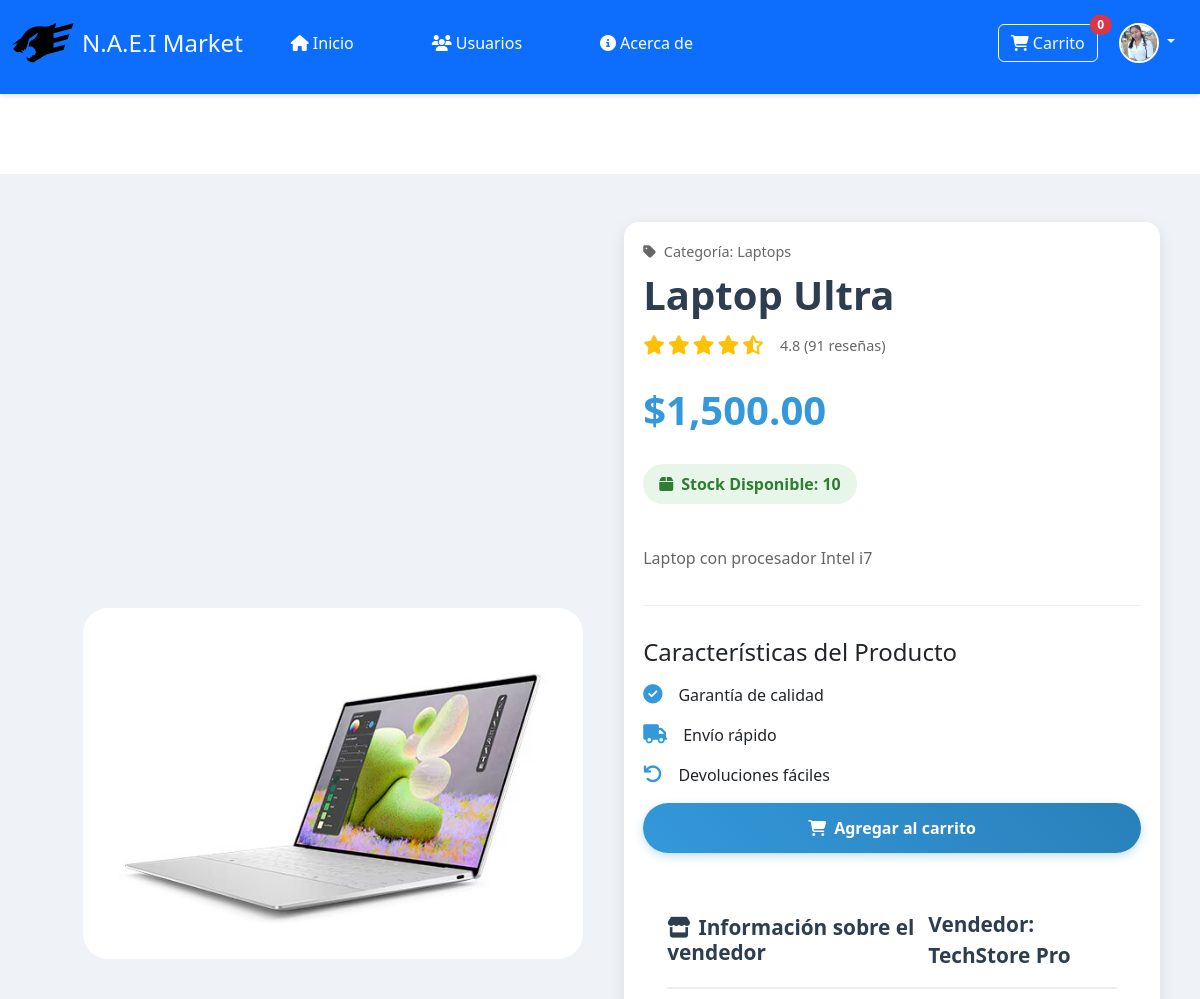
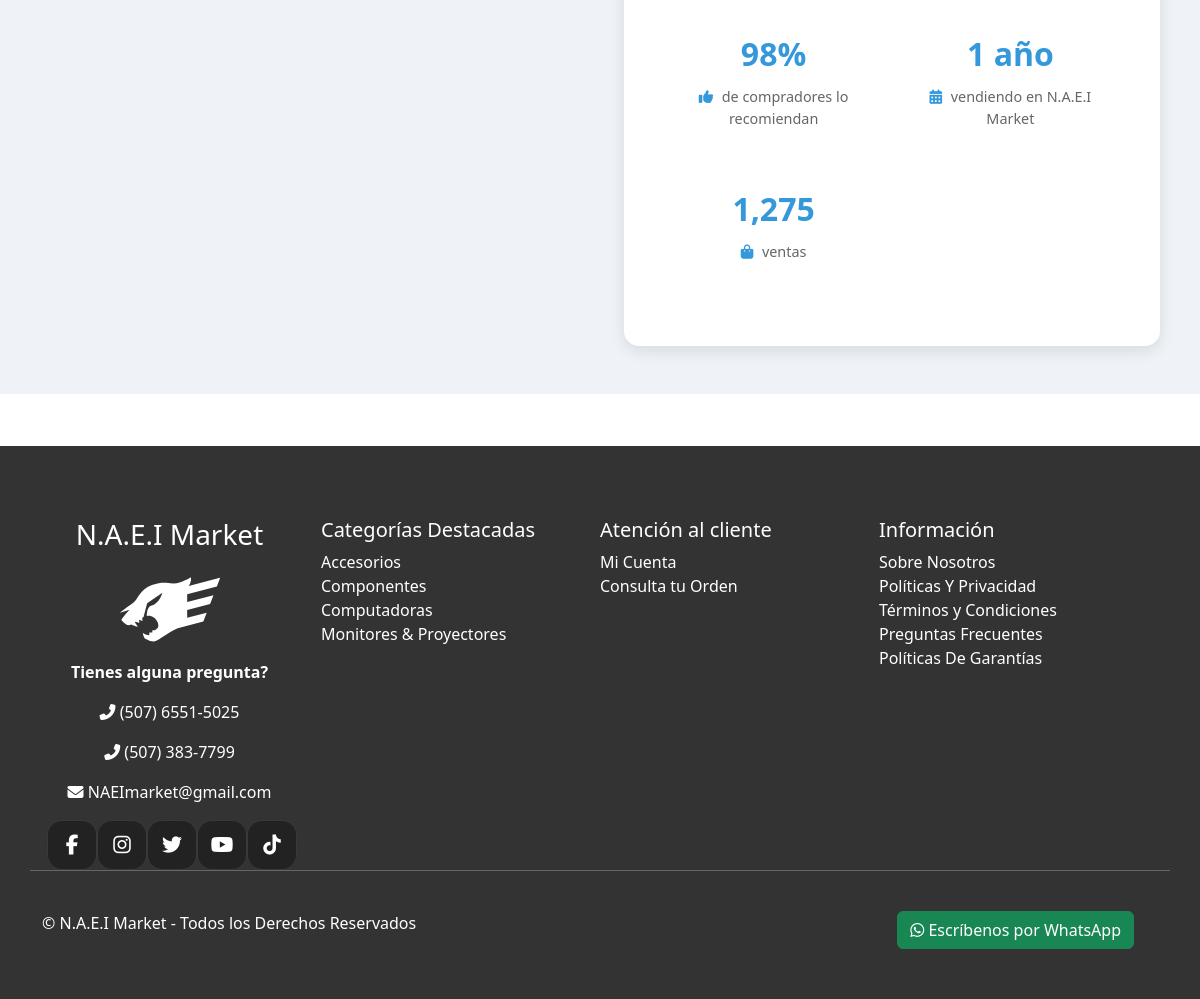
The page /details.php?id=1 (signed in) on the database its author committed (2 pictures, top to bottom).
### tables this page shows
CREATE TABLE `usuarios` (
    `id` int(11) NOT NULL,
    `nombre` varchar(255) NOT NULL,
    `apellido` varchar(255) NOT NULL,
    `correo` varchar(255) NOT NULL,
    `contraseña` varchar(255) NOT NULL,
    `rol` enum(
        'admin',
        'contador',
        'ayudante'
    ) NOT NULL,
    `foto_perfil` varchar(255) DEFAULT NULL
);

CREATE TABLE `productos` (
    `id` int(11) NOT NULL,
    `nombre` varchar(255) NOT NULL,
    `descripcion` text,
    `precio` decimal(10, 2) NOT NULL,
    `stock` int(11) NOT NULL,
    `categoria_id` int(11) DEFAULT NULL,
    `imagen` varchar(255) DEFAULT NULL,
    `descripcion_larga` text
);

CREATE TABLE `categorias` (
    `id` int(11) NOT NULL,
    `nombre` varchar(255) NOT NULL,
    `descripcion` text,
    `imagen` varchar(255) DEFAULT NULL
);

### Controllers/function.php (called while the page is built, shortened)
<?php
function obtenerTotalCarrito() {
return 0;
}

### public/details.php (the view, shortened to what this page needs)
<?php
require_once '../Controllers/function.php';
require_once '../config/connection.php';
$id_producto = isset($_GET['id']) ? intval($_GET['id']) : null;
$sql = "SELECT p.id, p.nombre, p.descripcion, p.descripcion_larga, p.precio, p.stock, p.categoria_id, p.imagen, c.nombre AS categoria_nombre
        FROM productos p
        LEFT JOIN categorias c ON p.categoria_id = c.id
        WHERE p.id = ?";
$total_ventas = 0;
$vendedor = [
    'nombre' => 'TechStore Pro',
    'porcentaje_recomendacion' => 98,
    'tiempo_vendiendo' => 1,
    'total_ventas' => $total_ventas > 0 ? $total_ventas : 1275,
    'calificacion_promedio' => 4.8,
    'calificaciones_detalle' => [
        'calidad' => 4.9,
        'precio' => 4.6,
        'entrega' => 4.8,
        'atencion' => 4.9,
        'valor' => 4.7
    ],
    'total_resenas' => rand(50, 200)
];
$stmt = $conn->prepare($sql);
$stmt->bind_param("i", $id_producto);
if (!$stmt->execute()) {
    die("Error al ejecutar la consulta: " . $stmt->error);
}
$result = $stmt->get_result();
$producto = $result->fetch_assoc();
?>
<!DOCTYPE html>
<html lang="es">
<head>
    <link rel="stylesheet" href="/src/css/styles.css">
    <link rel="stylesheet" href="https://cdn.jsdelivr.net/npm/bootstrap@5.3.0/dist/css/bootstrap.min.css">
    <link rel="stylesheet" href="https://cdn.jsdelivr.net/npm/toastify-js/src/toastify.min.css">
    <link rel="stylesheet" href="https://cdnjs.cloudflare.com/ajax/libs/font-awesome/6.0.0-beta3/css/all.min.css">
</head>
<body>
    <?php include '../src/components/header.php'; ?>
    <main id="details" class="details-content">
        <div class="container-detall">
            <section class="py-5 content-main">
                <div class="row gx-4 gx-lg-5 align-items-center ">
                    <div class="col-md-6">
                        <div class="product-image-container">
                            <?php if (!empty($producto['imagen'])): ?>
                                <img src="<?php echo htmlspecialchars($producto['imagen']); ?>"
                                    alt="<?php echo htmlspecialchars($producto['nombre']); ?>"
                                    class="product-image"
                                    onerror="this.onerror=null; this.src='/assets/img/placeholder.png';">
                            <?php else: ?>
                                <i class="fas fa-image product-image-placeholder"></i>
                            <?php endif; ?>
                        </div>
                    </div>
                    <div class="col-md-6">
                        <div class="product-info">
                            <div class="product-category">
                                <i class="fas fa-tag me-2"></i>Categoría: <?php echo htmlspecialchars($producto['categoria_nombre'] ?? 'Sin categoría'); ?>
                            </div>
                            <h1 class="product-title"><?php echo htmlspecialchars($producto['nombre']); ?></h1>
                            <div class="product-rating">
                                <div class="rating-stars">
                                    <?php
                                    $calificacion = $vendedor['calificacion_promedio'];
                                    $estrellas_llenas = floor($calificacion);
                                    $tiene_media = ($calificacion - $estrellas_llenas) >= 0.5;
                                    for ($i = 1; $i <= 5; $i++):
                                        if ($i <= $estrellas_llenas):
                                    ?>
                                        <i class="fas fa-star star"></i>
                                    <?php elseif ($i == $estrellas_llenas + 1 && $tiene_media): ?>
                                        <i class="fas fa-star-half-alt star"></i>
                                    <?php else: ?>
                                        <i class="far fa-star star empty"></i>
                                    <?php endif; endfor; ?>
                                </div>
                                <span class="rating-text"><?php echo number_format($calificacion, 1); ?> (<?php echo $vendedor['total_resenas']; ?> reseñas)</span>
                            </div>
                            <div class="product-price">
                                $<?php echo number_format($producto['precio'], 2); ?>
                            </div>
                            <div class="product-stock">
                                <i class="fas fa-box me-2"></i>Stock Disponible: <?php echo $producto['stock']; ?>
                            </div>
                            <p class="product-description"><?php echo htmlspecialchars($producto['descripcion']); ?></p>
                            <div class="product-features">
                                <h4 class="mb-3">Características del Producto</h4>
                                <div class="feature-item">
                                    <i class="fas fa-check-circle feature-icon"></i>
                                    <span>Garantía de calidad</span>
                                </div>
                                <div class="feature-item">
                                    <i class="fas fa-truck feature-icon"></i>
                                    <span>Envío rápido</span>
                                </div>
                                <div class="feature-item">
                                    <i class="fas fa-undo feature-icon"></i>
                                    <span>Devoluciones fáciles</span>
                                </div>
                            </div>
                            <button class="btn btn-add-cart w-100" id="BtnAddCarrito" type="button"
                                onclick="addToCart(event)">
                                <i class="fas fa-shopping-cart me-2"></i>Agregar al carrito
                            </button>
                            <div class="seller-info">
                            <div class="seller-header">
                                <h3 class="seller-title">
                                    <i class="fas fa-store me-2"></i>Información sobre el vendedor
                                </h3>
                                <p class="seller-title">Vendedor: <?php echo $vendedor['nombre']; ?></p>
                            </div>
                            <div class="seller-stats">
                                <div class="seller-stat">
                                    <div class="seller-stat-value"><?php echo $vendedor['porcentaje_recomendacion']; ?>%</div>
                                    <div class="seller-stat-label">
                                        <i class="fas fa-thumbs-up"></i>
                                        de compradores lo recomiendan
                                    </div>
                                </div>
                                <div class="seller-stat">
                                    <div class="seller-stat-value"><?php echo $vendedor['tiempo_vendiendo']; ?> año<?php echo $vendedor['tiempo_vendiendo'] > 1 ? 's' : ''; ?></div>
                                    <div class="seller-stat-label">
                                        <i class="fas fa-calendar-alt"></i>
                                        vendiendo en N.A.E.I Market
                                    </div>
                                </div>
                                <div class="seller-stat">
                                    <div class="seller-stat-value"><?php echo number_format($vendedor['total_ventas']); ?></div>
                                    <div class="seller-stat-label">
                                        <i class="fas fa-shopping-bag"></i>
                                        ventas
                                    </div>
                                </div>
                            </div>
                        </div>
                    </div>
                        </div>
                    </div>
                </div>
    </main>
</body>
</html>

### src/components/header.php (shortened to what this page needs)
<?php
include '../config/connection.php';
$rol = 'cliente';
$avatar = "/assets/img/logo/profile-1.png";
if (isset($_SESSION['usuario_id'])) {
    $user_id = $_SESSION['usuario_id'];
    $sql = "SELECT nombre, apellido, correo, foto_perfil, rol FROM Usuarios WHERE id = ?";
    $stmt = $conn->prepare($sql);
    $stmt->bind_param('i', $user_id);
    $stmt->execute();
    $result = $stmt->get_result();
    if ($result->num_rows > 0) {
        $user = $result->fetch_assoc();
        $avatar = $user['foto_perfil'];
        $rol = $user['rol'];
    }
}
?>
<header>
    <nav class="navbar navbar-expand-lg bg-primary d-flex flex-wrap align-items-center justify-content-center justify-content-md-between py-3">
        <div class="container-fluid mb-2">
            <a href="/" class="d-inline-flex link-body-emphasis text-decoration-none align-items-center">
                <img src="/assets/img/logo/Fastify_light.svg" alt="Logo" class="me-2" style="height: 40px;">
                <h4 class="text-center text-light m-0">N.A.E.I Market</h4>
            </a>
            <div class="collapse navbar-collapse" id="navbarSupportedContent">
                <ul class="nav col-12 col-md-auto mb-2 align-items-center justify-content-center justify-content-md-between mb-md-0">
                    <li>
                        <a href="/public/home_product.php" class="nav-link px-2 text-white">
                            <i class="fas fa-home me-1"></i>Inicio
                        </a>
                    </li>
                    <?php if ($rol === 'admin'): ?>
                        <li>
                            <a href="/public/admin/dashboard.php" class="nav-link px-2 text-white">
                                <i class="fas fa-users me-1"></i>Usuarios
                            </a>
                        </li>
                    <?php endif; ?>
                    <li>
                        <a href="#" class="nav-link px-2 text-white">
                            <i class="fas fa-info-circle me-1"></i>Acerca de
                        </a>
                    </li>
                </ul>
                <div class="d-flex align-items-center">
                    <a href="/public/carrito.php" title="Mi Carrito"
                        class="btn btn-outline-light position-relative mx-2 text-decoration-none d-flex align-items-center">
                        <i class="fas fa-shopping-cart me-1"></i>
                        Carrito
                        <span class="badge bg-danger text-white ms-1 rounded-pill position-absolute top-0 start-100 translate-middle"
                            id="num_cont">
                            <?php echo obtenerTotalCarrito() ?>
                        </span>
                    </a>
                    <?php if (isset($_SESSION['usuario_id']) && ($user)): ?>
                        <div class="nav-item dropdown" title="Mi cuenta">
                            <a class="btn btn-icon dropdown-toggle text-white" id="navbarDropdownUserImage" href="#" role="button"
                                data-bs-toggle="dropdown" aria-expanded="false">
                                <img class="rounded-circle border border-2 border-white" style="width: 40px; height: 40px; object-fit: cover;"
                                    src="<?php echo htmlspecialchars($avatar); ?>" alt="Foto de perfil">
                            </a>
                        </div>
                    <?php endif; ?>
                </div>
            </div>
        </div>
    </nav>
</header>

### rows shown on the page
usuarios: foto_perfil (picture)
productos: imagen (picture), categoria.nombre "Laptops", nombre "Laptop Ultra", precio "1,500.00", stock "10", descripcion "Laptop con procesador Intel i7"

### other values the page prints
obtenerTotalCarrito() "0"
$calificacion "4.8"
$vendedor['total_resenas'] "91"
$vendedor['nombre'] "TechStore Pro"
$vendedor['porcentaje_recomendacion'] "98"
$vendedor['tiempo_vendiendo'] "1"
$vendedor['total_ventas'] "1,275"
